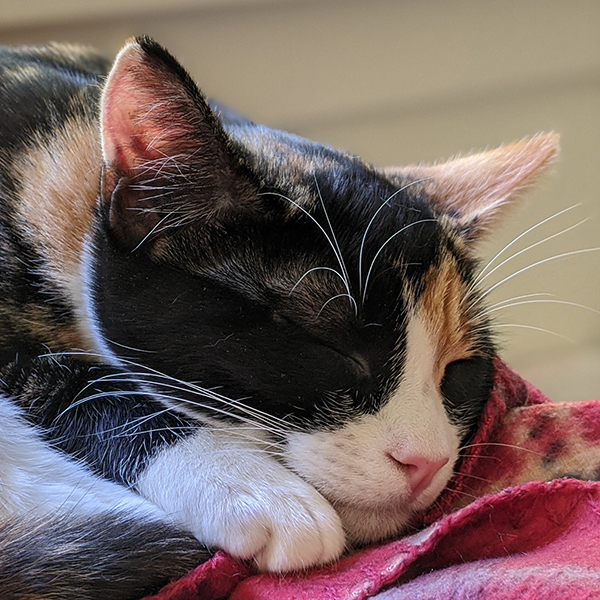
#> input picture data/beans.jpg, 600 x 600 px
$ jupyter execute --allow-errors L04.ipynb   (shell and % lines are left out)
#> lines starting #> are read from the running program, lines starting #| are printed output that depends on the picture
### src/filtering.py
import numpy as np
import imageio

# some handy filter definitions
gauss1d5 = np.array([0.0625, 0.25, 0.375, 0.25, 0.0625]).reshape((1, 5))

sobel_x = np.array([
    [1, 0, -1],
    [2, 0, -2],
    [1, 0, -1]], dtype=np.float32)
sobel_y = sobel_x.T

# [32 lines left out: functions brightness, threshold, mean_filter, not called in this run]


def filter(img, kernel):
    """ Apply filter to img using cross-correlation. Preconditions:
      - img is a grayscale (2d) float image
      - filter is 2d and has odd side lengths """
    H, W = img.shape
    out = np.zeros_like(img)

    # half-widths:
    hwi = kernel.shape[0] // 2
    hwj = kernel.shape[1] // 2
    in_pad = np.pad(img, ((hwi, hwi), (hwj, hwj)))

    for i in range(H):
        for j in range(W):
            out[i,j] = (kernel * in_pad[hwi+i-hwi:hwi+i+hwi+1, hwj+j-hwj:hwj+j+hwj+1]).sum()
    return out

# [5 lines left out: function convolve, not called in this run]

def separable_filter(img, kernel1d):
    """ Apply a filter kernel1d, then its transpose, to img.
    Precondition: kernel1d is symmetric. """
    return filter(filter(img, kernel1d), kernel1d.T)

# [4 lines left out: function grad, not called in this run]

def grad_mag(img):

    return np.sqrt(dx ** 2 + dy ** 2)

def down_2x(img):
    """ Downsample img by a factor of 2 in each dimension.
    Use prefiltering to avoid aliasing.
    Pre: img is grayscale (2d) """
    out = separable_filter(img, gauss1d5)
    return out[::2,::2]

def down_4x(img):
    return down_2x(down_2x(img))

# [22 lines left out: function up_2x, not called in this run]

def up_4x(img, interp="nn"):
    return up_2x(up_2x(img, interp=interp), interp=interp)


# [22 lines left out: functions maximum_filter, gaussian_pyramid, not called in this run]


### src/util.py
import imageio
import numpy as np
import matplotlib.pyplot as plt
import skimage as skim


def imread_grayfloat(path):
    return skim.color.rgb2gray(byte2float(imageio.imread(path)))

def byte2float(img):
    """ Convert an image from bytes (0-255) to floats (0.0-1.0) """
    return img.astype(np.float32) / 255.0

def imshow_gray(img):
    assert len(img.shape) == 2
    plt.imshow(img, cmap="gray")

def imshow_truesize(img):
    dpi = plt.rcParams['figure.dpi']
    height, width = img.shape[:2]
    figsize = width / float(dpi), height / float(dpi)

    fig = plt.figure(figsize=figsize)
    ax = fig.gca()
    ax.set_axis_off()
    fig.subplots_adjust(0,0,1,1)
    plt.imshow(img, cmap="gray", interpolation="none")


### notebooks/L04.ipynb
## Lecture 4

#### Announcements

* Faculty candidate talks coming up this week!
    * Michael Walker (VR/AR for Human Robot Interaction)
      * Today (Tuesday 1/23 4pm CF 316 Teaching Demo: Motion Planning for Mobile Robots
    * TszChiu Au (Multirobot Systems, from a seemingly mathy angle)
      * Thursday 1/25 4pm CF 105: Research Talk
      * Friday 1/26 4pm CF 316: Teaching Demo

* Calendar adjustments have been made due to the snow day. Most things are just 1 class day later.
    * The midterm exam has been pushed back from Tuesday 2/13 to Thursday 2/15.
    * I may (no promises) try to compress the topic schedule a little for the few days after the midterm to give more time for the projects and advanced ML topics at the end.
* I'm contemplating making the second half of Thursday a mini-lab. Who can bring a laptop (and have the lecture notebook repo cloned, jupyter set up, etc. ahead of class)?

#### Goals
* Know how and why to construct a Gaussian Pyramid
* Know how and why to construct a Laplacian Pyramid
* Be prepared to complete Project 1

---
(as time allows)
* Understand the high-level steps in a panorama stitching system
* Understand the motivation and high-level steps in image matching: feature detection, description, and matching
* Be able to describe examples of *global* and *local* image features.

(if we have time?)
Introduce our running long-term goal of building a panorama stitching system
* Overview
* Feature detection and matching

[cell 1]
# boilerplate setup


import os
import sys

src_path = os.path.abspath("../src")
if (src_path not in sys.path):
    sys.path.insert(0, src_path)

# Library imports
import numpy as np
import imageio.v3 as imageio
import matplotlib.pyplot as plt
import skimage as skim
import cv2

# codebase imports
import util
import filtering

#### Edge Detection: Revisited

[cell 2]
beans = imageio.imread("../data/beans.jpg")
#> beans is the input picture: shape (600, 600, 3); mean R, G, B 115.9, 98.6, 95.1
beans_small = skim.transform.rescale(beans, 0.25, anti_aliasing=True) # smaller beans
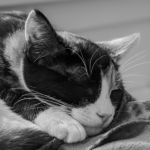
#> beans_small: shape (150, 150, 1) float64; min 0.00412, max 0.91, mean 0.4
bg = skim.color.rgb2gray(beans) # grayscale beans
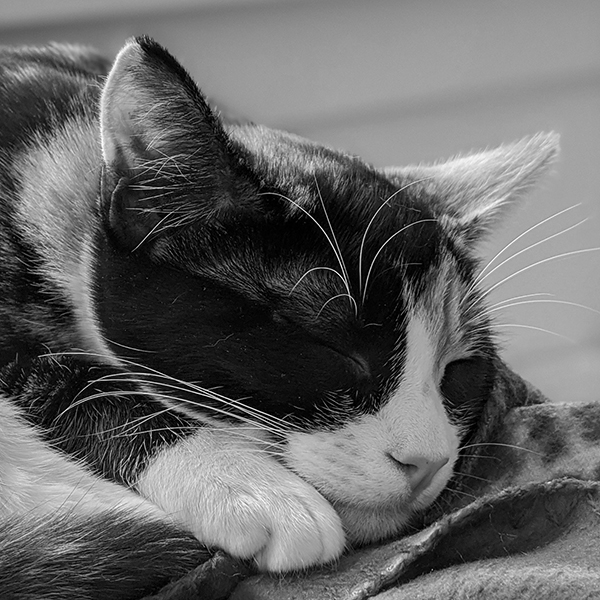
#> bg: shape (600, 600) float64; min 0, max 1, mean 0.4

bn = bg + np.random.randn(*bg.shape) * 0.05 # grayscale noisy beans
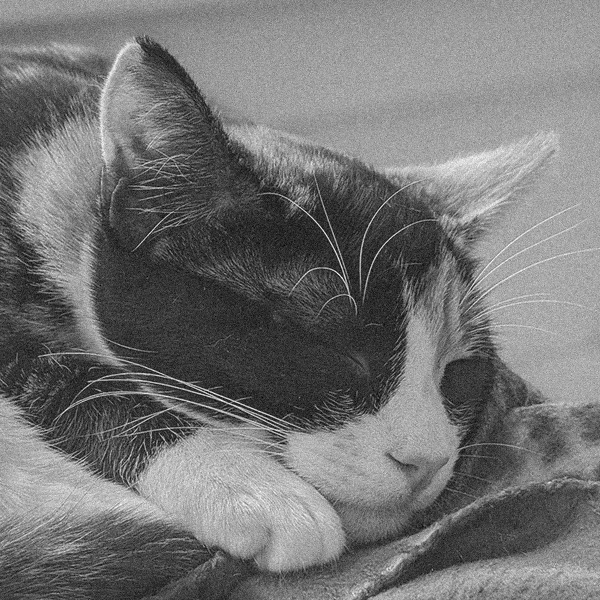
#> bn: shape (600, 600) float64; min -0.197, max 1.1, mean 0.4; drawn with min black and max white
plt.imshow(bn, cmap="gray")

#> (a cell that did not finish here is left out)

If we fed this into Canny or somesuch, would it give us "good" edges?

Try zooming in a bit on the edges of her head. You'd think those would be important edges...

How strong is the gradient magnitude there?

#> (a cell that did not finish here is left out)

Issue: what we conceptualize as edges exist at different spatial scales (or *frequencies*!)

[cell 5]
bn_small = filtering.down_4x(bn)
#> after the loop in filter (call 2), `for i in range(H):`:
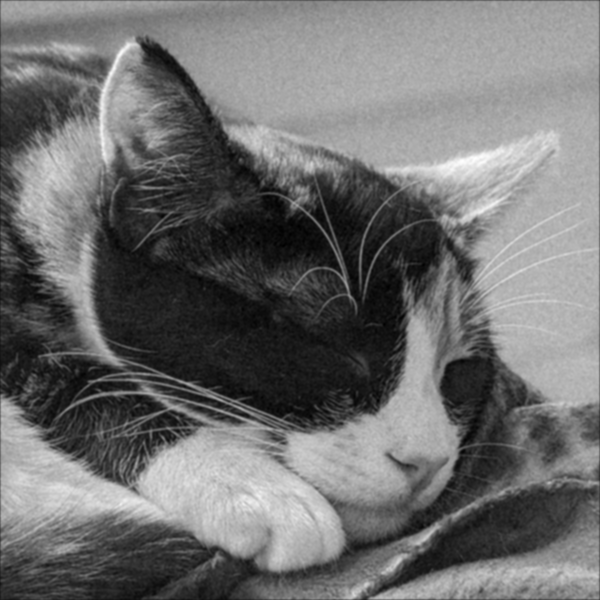
#> out: shape (600, 600) float64; min -0.0318, max 0.953, mean 0.399; drawn with min black and max white
#> after the loop in filter (call 4), `for i in range(H):`:
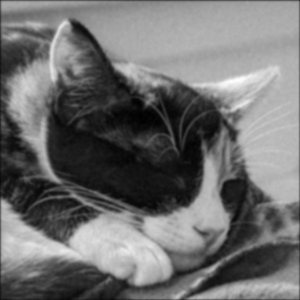
#> out: shape (300, 300) float64; min -0.005, max 0.916, mean 0.397; drawn with min black and max white
#> (the rest of this cell did not finish here and is left out)

[cell 6]
util.imshow_gray(cv2.Canny((beans_small * 255).astype(np.uint8), 150, 230))
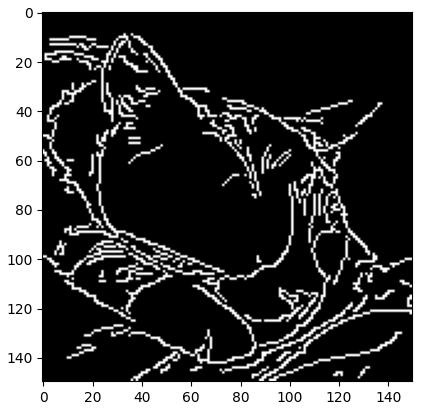
#> figure drawn by matplotlib, 1 panel

So you want to take a derivative at a different scale... how should we go about it?
*
*

##### Homework Problem 1
Suppose you want to detect edges at a 2x reduced spatial scale. You have two choices: double the size of your gradient filters, or halve the size of your image (in both height and width). Calculate and compare the number of multiplications required per input pixel to perform just the filtering steps in each of these approaches. Assume that your downsampling prefilter is 5x5 and a "double size" sobel filter would end up being 7x7. Which approach will be more efficient if you want to detect edges at multiple reduced spatial scales?

For now: which of these do you *think* will be more efficient?

### Gaussian Pyramid

Idea: recursively downsample (recall: blur-then-subsample!) to create a multi-scale **image pyramid**.

[cell 7]
G = [bg]
levels = 6
for i in range(levels):
    G.append(filtering.down_2x(G[-1]))
#> this loop made 6 passes
#> pass 1, in filter (call 6), `in_pad = np.pad(img, ((hwi, hwi), (hwj, hwj)))`:
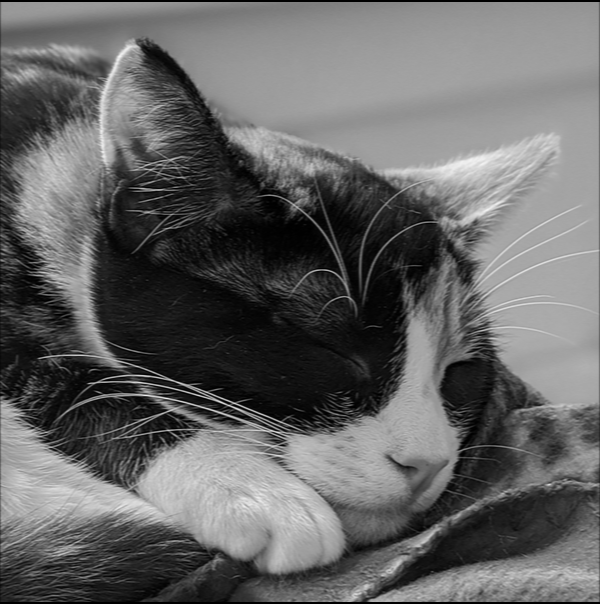
#> in_pad: shape (604, 600) float64; min 0, max 0.958, mean 0.397
#> after the loop, G = 7 items
print(len(G))
#| 7

[cell 8]
# fig, axs = plt.subplots(1, len(G))
for i, lvl in enumerate(G):
    util.imshow_truesize(lvl)
#> this loop made 7 passes
#> (height in imshow_truesize, width in imshow_truesize, figsize in imshow_truesize) on passes 1 to 7: (600, 600, (6, 6)), (300, 300, (3, 3)), (150, 150, (1.5, 1.5)), (75, 75, (0.75, 0.75)), (38, 38, (0.38, 0.38)), (19, 19, (0.19, 0.19)), (10, 10, (0.1, 0.1))

#### Frequency Content in the Gaussian Pyramid

Each level contains a subset of the original image's frequencies, with the cutoff getting lower at each level.

Frequencyometer illustration:

[cell 9]
for i, lvl in enumerate(G):
    fig = plt.figure(figsize=(3, 5))
    fig.gca().set_axis_off()
    util.imshow_gray(lvl)
#> this loop made 7 passes
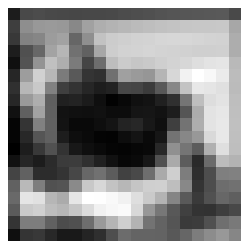
#> figure drawn by matplotlib, 1 panel
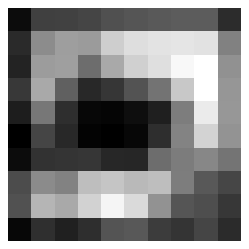
#> figure drawn by matplotlib, 1 panel

##### Homework Problem 2

Suppose you have a 128x128 image, and you compute a full Gaussian pyramid (i.e., every possible level down to a 1x1 image). What multiple of the original image storage is required to store the entire pyramid?

### Laplacian Pyramids

Thinking back to sharpening: what is **lost** from one level of the pyramid to the next?

$G_{i+1} = \textrm{subsample}(\textrm{blur}(G_i))$

Each level of a **Laplacian** pyramid captures this:

$$
\begin{align*}
L_i &= G_i - \textrm{blur}(G_i) \textrm{ if } i < k\\
L_k &= G_k
\end{align*}
$$

where $k$ is index of the highest level (number of levels minus one, since we've zero-indexed).

**Ponder**: why should we have the special case for the last (highest, lowest-resolution) level?

[cell 10]
from filtering_future import construct_laplacian # you'll write this yourself in P1!
#> (the rest of this cell did not finish here and is left out)

#> in down_2x (call 9), `return out[::2,::2]`:
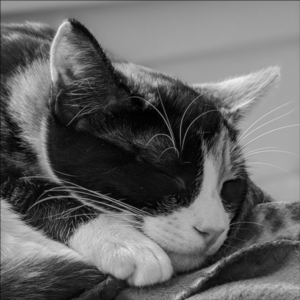
#> returned value: shape (300, 300) float64; min 0.00245, max 0.938, mean 0.399

$ run again, with data/bricks.jpg copied over data/beans.jpg
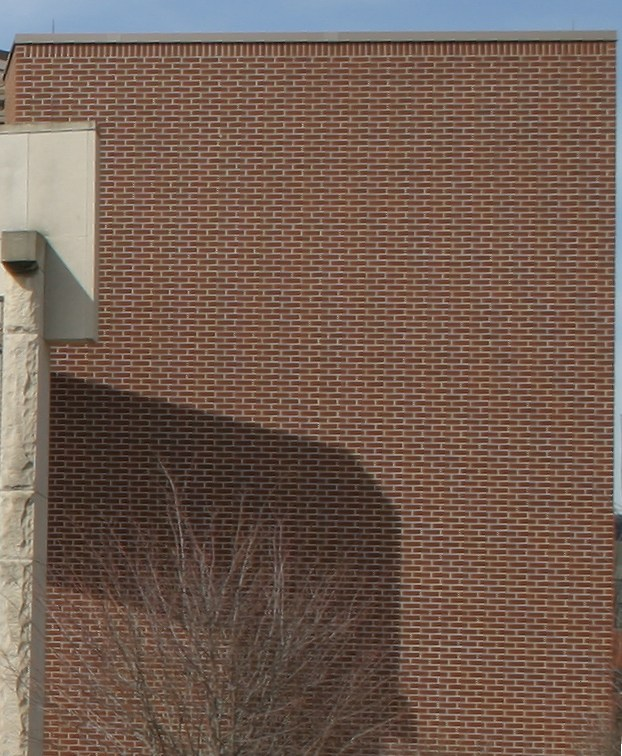
#> input picture data/bricks.jpg, 622 x 756 px
#> beans is the input picture: shape (756, 622, 3); mean R, G, B 114.3, 93.1, 81.4
#> in_pad: shape (760, 622) float64
#> in down_2x, `return out[::2,::2]`:
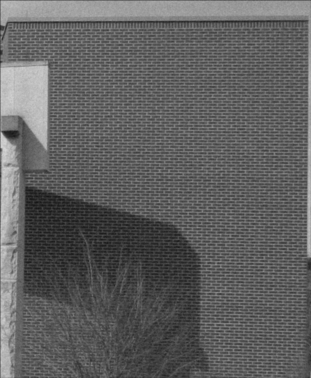
#> returned value: shape (378, 311) float64; min 0.0884, max 0.838, mean 0.379
#> in_pad: shape (378, 315) float64
#> in_pad: shape (382, 311) float64
#> after the loop `for i in range(levels):`: G = 7 items
#| 7
#> the loop `for i, lvl in enumerate(G):` made 7 passes
#> the loop `for i, lvl in enumerate(G):` made 7 passes
#> `[cell 9] for i, lvl in enumerate(G): fig = plt.figure(figsize=(3, 5)) ..`:
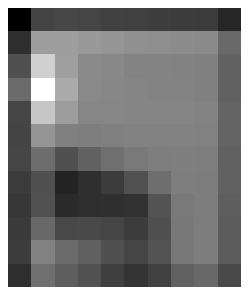
#> figure drawn by matplotlib, 1 panel

$ run again, with data/fences.jpg copied over data/beans.jpg
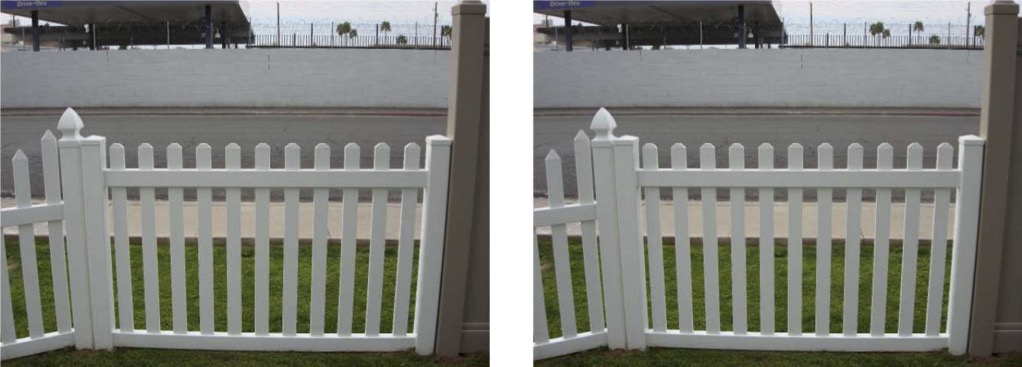
#> input picture data/fences.jpg, 1022 x 367 px
#> beans is the input picture: shape (367, 1022, 3); mean R, G, B 127, 127.9, 122.5
#> in_pad: shape (371, 1022) float64
#> in_pad: shape (184, 515) float64
#> in_pad: shape (188, 511) float64
#> after the loop `for i in range(levels):`: G = 7 items
#| 7
#> the loop `for i, lvl in enumerate(G):` made 7 passes
#> the loop `for i, lvl in enumerate(G):` made 7 passes
#> in down_2x (call 9), `return out[::2,::2]`:
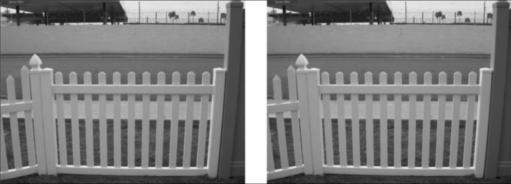
#> returned value: shape (184, 511) float64; min 0.0493, max 1, mean 0.497
